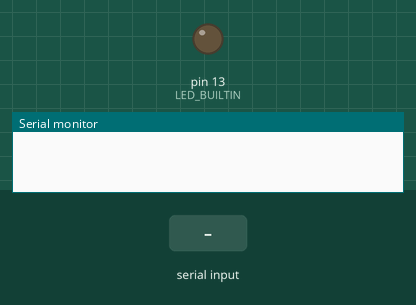
Bench run of a sketch on a simulated Arduino Uno, built with avr-gcc and run on an emulated ATmega328P. Shown: output pins drawn as LEDs (lit = HIGH), the last lines printed to the serial monitor. Dashed ring = blinking. Inputs (shaded band) come from the test bench.

Above: at 1.9 s.
2.0 s: byte 123 (123) received over Serial
At 2.9 s:
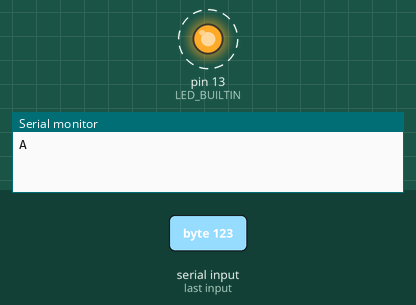
Timing chart, 0 to 11.0 s (numbered marks = the images above; inputs shaded):
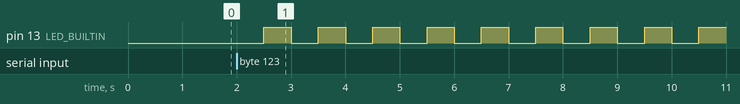

The sketch:

findCOMPort.ino
```cpp
int msg;

void setup() {
  pinMode(LED_BUILTIN, OUTPUT);

  Serial.begin(9600);
  delay(1000);

  while (Serial) {  // wait for serial port to connect. Needed for native USB port only
    if(Serial.available()){ // if serial is available read data
      msg = Serial.read();
      if (msg == 123){  // if message recieved matches ID ('123')
        Serial.print('A');  // Send back ID
        break;
      }
    }
  }
}

void loop() {
    digitalWrite(LED_BUILTIN, LOW);
    delay(500);
    digitalWrite(LED_BUILTIN, HIGH);
    delay(500);
}
```

Measured:
- after the input at 2.0 s, pin 13 (LED_BUILTIN): alternates HIGH for 0.50 s and LOW for 0.50 s, starting after 0.50 s
